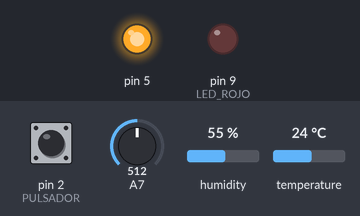
A sketch run on a simulated Arduino Uno, built with avr-gcc and run on an emulated ATmega328P. Shown: output pins drawn as LEDs (lit = HIGH). Inputs (shaded band) come from the test bench; at power-on: pin 2 (PULSADOR) HIGH, A7 = 512, humidity 55 %, temperature 24 °C. The local clock reads 2024-03-15 10:24:30 at power-on unless the sketch sets it; storage starts empty.

Above: at 7.0 s.
At 12.05 s:
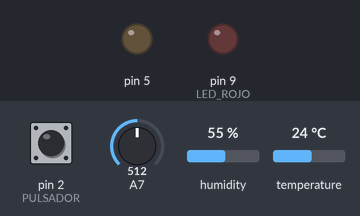
Timing chart, 0 to 13.6 s (numbered marks = the images above):
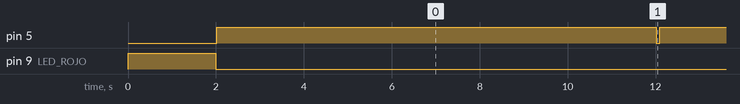

Measured:
- by itself, pin 5: alternates HIGH for 10.0 s and LOW for 0.07 s

The sketch:

para_probar_plaquetasA1_y_otras_dht_simple.ino
```cpp
// Para probar la A1(y las otras)

#include <SPI.h>
#include "RF24.h"
#include "SdFat.h"
#include "LowPower.h"
#include <Wire.h>
// librerías para usar el sensor de humedad
#include <SimpleDHT.h>
int pinDHT22 = A0;
SimpleDHT22 dht22;

//#include <Adafruit_BMP085.h>

// file system
SdFat SD;

#define SD_CS             10        // alias del pin conectado a CS de la SD
#define LED_ROJO          9
#define PULSADOR          2
#define BATA1             7
#define BATA2             6

//Adafruit_BMP085 bmp;
// dirección en el bus I2C del RTC
const int DS3231 = 0x68;
// Inicializar variables de fecha y hora
byte segundo = 0;
byte minuto = 0;
byte hora = 0;
byte mes = 0;
byte anio = 0;
byte weekday = 0;
byte dia = 0;
float resultado_contador =0;

// Nombre del archivo donde se dejarán las tramas
char str[] = "full.txt";
char str2[] = "alim.txt";
volatile int contador = 0;    // cuenta de pulsados
int indice = 0;               // índice de tramas
String cadena=String(3);

const char CONSTANTE[3] = "E1";
const float CONSTANTE_PULSADO = 0.3;

boolean bandera_grabacion = true;

// constante que define cuantos segundos estará dormido antes de despertarse y medir
const int intervalo = 10;
volatile int cantidad_segundos = 0;

const int wakeUpPin = 2;

byte gotByte;

boolean transmitir = false;
boolean primer_paquete = true;

boolean problema_rtc = false;
byte contador_alarma = 0;
boolean una_vez_alarma = true;

void conmutar_sd_nordic(boolean x){
  if (x==true){
      digitalWrite(5,LOW);
      //pin CS a la SD definido como salida
      pinMode(SD_CS,OUTPUT);
      // initializar SPI
      SPI.begin();
      delay(2);
      SD.begin(SD_CS);
  }else{
      digitalWrite(5,HIGH);
      pinMode(SD_CS,INPUT);
      //deshabilitar SPI
      SPI.end();
      pinMode(SCK, INPUT);
      pinMode(MOSI, INPUT);
      pinMode(SS, INPUT);  }
}

void obtenerFechaHora()
{
  Wire.beginTransmission(DS3231);
  Wire.write(byte(0));
  Wire.endTransmission();
  Wire.requestFrom(DS3231, 7);
  segundo = bcd2Dec(Wire.read());
  minuto = bcd2Dec(Wire.read());
  hora = bcd2Dec(Wire.read());
  weekday = bcd2Dec(Wire.read());
  dia = bcd2Dec(Wire.read());
  mes = bcd2Dec(Wire.read());
  anio = bcd2Dec(Wire.read());
}

// --------------------------------------------

byte bcd2Dec(byte val)
{
  return ((val/16*10) + (val%16));
}


void grabar_datos_archivo()
{
  char buffer1[3];
  char buffer2[8];
  File outFile;
  outFile = SD.open(str, FILE_WRITE);
  obtenerFechaHora();
  outFile.println("");
  outFile.print(CONSTANTE);
  outFile.print(F(" "));
  sprintf(buffer2, "%07d", indice);
  outFile.print(buffer2);
  indice = indice + 1;

  outFile.print(F(" - "));
  sprintf(buffer1, "%02d", dia);
  outFile.print(buffer1);
  outFile.print(F("/"));
  sprintf(buffer1, "%02d", mes);
  outFile.print(buffer1);
  outFile.print(F("/"));
  outFile.print("20");
  outFile.print(anio);
  outFile.print(F(" "));
  sprintf(buffer1, "%02d", hora);
  outFile.print(buffer1);
  outFile.print(F(":"));
  sprintf(buffer1, "%02d", minuto);
  outFile.print(buffer1);
  outFile.print(F(":"));
  sprintf(buffer1, "%02d", segundo);
  outFile.print(buffer1);
  outFile.print(F(" - "));
  float temperature = 0;
  float humidity = 0;
  dht22.read2(pinDHT22, &temperature, &humidity, NULL);
  outFile.print((float)temperature); //outFile.print(F(" *C, "));
  outFile.print(F(" - "));
  outFile.print((float)humidity); //outFile.print(F(" RH%"));
  outFile.print(F(" -               "));
//    //Leer sensor de presión y temperatura BMP180
//    cadena = String(bmp.readTemperature());
//    cadena.replace('.',',');
//    outFile.print(cadena);
//    outFile.print(F(" - "));
//    //outFile.print(F(" *C"));
//    cadena = String((bmp.readPressure())/100);
//    outFile.print(cadena);
//    outFile.print(F(" - "));
//    //outFile.print(F(" hPa - "));
  resultado_contador = contador * CONSTANTE_PULSADO;
  outFile.print(int(resultado_contador));  //parte entera
  outFile.print("."); // punto decimal
  unsigned int frac;
  if(resultado_contador >= 0)
     frac = (resultado_contador - int(resultado_contador)) * 10;
  else
     frac = (int(resultado_contador)- resultado_contador ) * 10;
  outFile.print(frac);                    // decimales
  contador = 0;
  // Cerrar archivo
  outFile.close();


  outFile = SD.open(str2, FILE_WRITE);
  int val = 0;
  sprintf(buffer1, "%02d", dia);
  outFile.print(buffer1);
  outFile.print(F("/"));
  sprintf(buffer1, "%02d", mes);
  outFile.print(buffer1);
  outFile.print(F("/"));
  outFile.print("20");
  outFile.print(anio);
  outFile.print(F(" "));
  sprintf(buffer1, "%02d", hora);
  outFile.print(buffer1);
  outFile.print(F(":"));
  sprintf(buffer1, "%02d", minuto);
  outFile.print(buffer1);
  outFile.print(F(":"));
  sprintf(buffer1, "%02d", segundo);
  outFile.print(buffer1);
  outFile.print(F(" - "));
  float valorV = 0;
  int val1 = 0;
  val1 = analogRead(7);
  valorV = (val1 * 3.41)/896;
  outFile.print(valorV,2);
  outFile.println(F(" V"));
  // Cerrar archivo
  outFile.close();

}

// ------------------------- este código se ejecuta cdo se pulsa el pulsador, ES UNA INTERRUPCIÓN -------------------
void wakeUp()
{
    contador = contador + 1;
}
//

//void chequeo_rtc(void) {
//    byte segundos = 0;
//    obtenerFechaHora();
//    if ((dia == 165) || (mes == 165) || (anio == 165) || (hora == 165) || (minuto == 165) || (segundo == 165)) {
//      problema_rtc = true;
//      return;
//    }
//
//    if ((dia == 0) || (dia > 31)) {
//      problema_rtc = true;
//      return;
//    }
//    if ((mes == 0) || (mes > 12)){
//      problema_rtc = true;
//      return;
//    }
//    if (anio == 0){
//      problema_rtc = true;
//      return;
//    }
//
//    if (hora > 23) {
//      problema_rtc = true;
//      return;
//    }
//    if (minuto > 59){
//      problema_rtc = true;
//      return;
//    }
//    if (segundo > 59){
//      problema_rtc = true;
//      return;
//    }
//
//    // caso RTC detenido
//    delay(1500);
//    Wire.beginTransmission(DS3231);
//    Wire.write(byte(0));
//    Wire.endTransmission();
//    Wire.requestFrom(DS3231, 1);
//    segundos = bcd2Dec(Wire.read());
//    if (segundos < 58){
//      if (segundos <= segundo){
//         problema_rtc = true;
//         return;
//      }
//    }else{
//      if (segundos >= segundo){
//         problema_rtc = true;
//      }
//    }
//}
//
//void alarma_rtc(void){
//    for (byte i=0; i <= 9; i++){
//        digitalWrite(LED_ROJO,HIGH);
//        delay(100);
//        digitalWrite(LED_ROJO,LOW);
//        delay(200);
//    }
//}


void setup(){

  analogReference(EXTERNAL);   //TIENE QUE SER LA PRIMERA INSTRUCCIÓN POR CUESTIONES INTERNAS DEL MICRO

  pinMode(5, OUTPUT);
  digitalWrite(5,LOW);

  pinMode(PULSADOR,INPUT_PULLUP );

  pinMode(LED_ROJO, OUTPUT);
  // prender 2 segs el led rojo
  digitalWrite(LED_ROJO,HIGH);
  delay(2000);    //2 segs
  digitalWrite(LED_ROJO,LOW);

  // Inicializar I2C
  Wire.begin();

  pinMode(wakeUpPin, INPUT_PULLUP);

  //pin CS a la SD definido como salida
  pinMode(SD_CS,OUTPUT);
  // initializar SPI
  SPI.begin();
  //Inicializar SD
  if (!SD.begin(SD_CS)) {
      digitalWrite(LED_ROJO,HIGH);
  }
  attachInterrupt(0, wakeUp, FALLING);
}


void loop(void) {
    for (cantidad_segundos = 0 ;  cantidad_segundos  <  intervalo ; cantidad_segundos++){
      conmutar_sd_nordic(false);
      //LowPower.idle(SLEEP_1S, ADC_OFF, TIMER2_OFF, TIMER1_OFF,TIMER0_OFF, SPI_OFF, USART0_OFF, TWI_OFF);
      LowPower.powerDown(SLEEP_1S, ADC_OFF, BOD_OFF);
    }
    conmutar_sd_nordic(true);
    grabar_datos_archivo();
}
```
